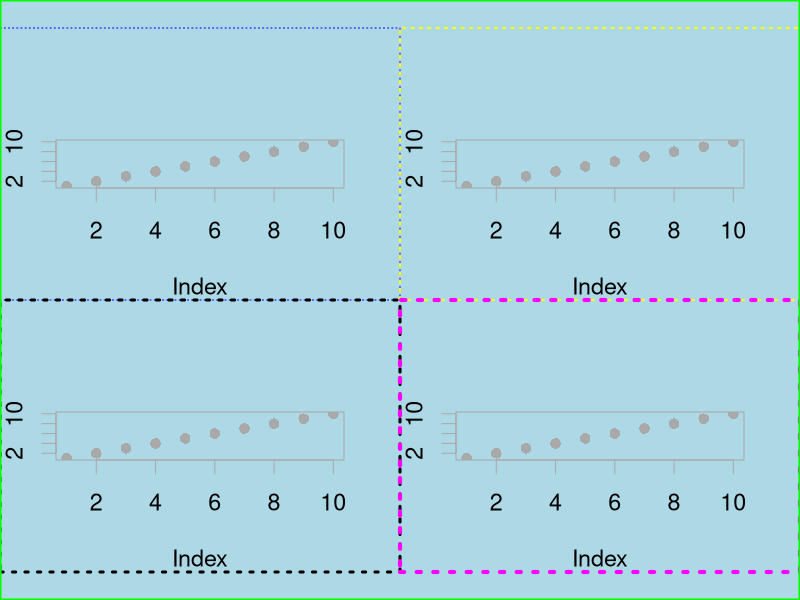

The R script that drew this image:
#################################################################
## 14_parExample.R                                             ##
## Graphics example, getting to grips with PAR                 ##
##                                                             ##
## Ian Roberts.  ir210@cam.ac.uk                               ## 
#################################################################
##
##
### START ###

# Produce a two by two plot
par(mfrow=c(2,2))

# Set outer margins
# Bottom, left, top, right
par(oma=c(1,0,1,0))

# Set figure margins
par(mar=c(4,2,4,2))

# Set the plot background
par(bg="lightblue",fg="darkgrey")

# Set default plot character and scale factor
par(pch=16,cex=1.4)

# Plot 4 figures, and enclose in a dashed box
plot(1:10)
box("figure",lty=3,lwd=1,col="blue")
plot(1:10)
box("figure",lty=3,lwd=2,col="yellow")
plot(1:10)
box("figure",lty=3,lwd=3,col="black")
plot(1:10)
box("figure",lty=3,lwd=4,col="magenta")

# Draw an outer green box
box("outer",lty=1,lwd=3, col="green")


### END ###
